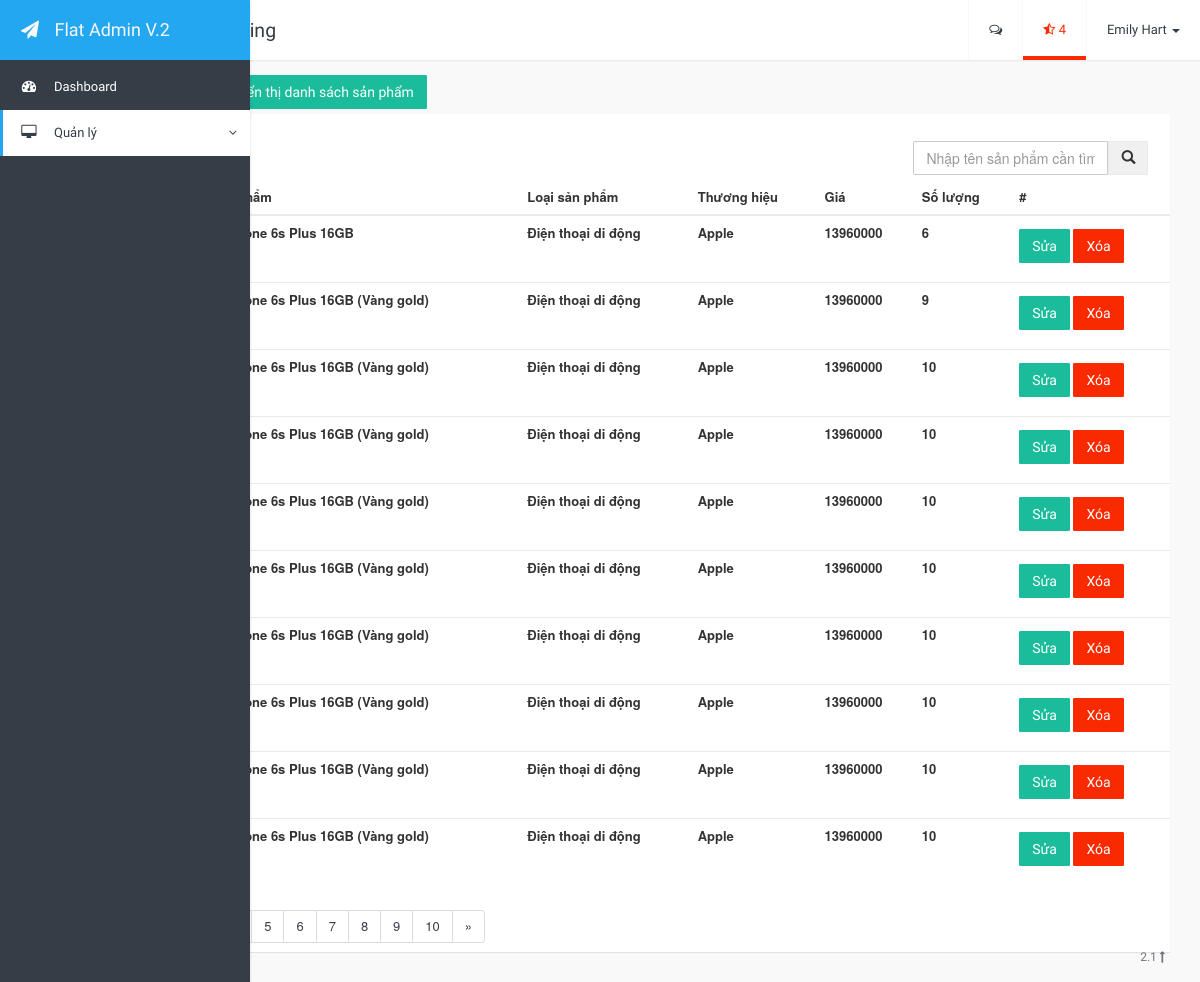
/PHP/weblazada/html/product_template.php?page=sanpham, run on the app's committed database.
### tables this page shows
CREATE TABLE SANPHAM(
	MASP INT AUTO_INCREMENT,
    TENSP NVARCHAR(200) DEFAULT NULL,
    GIA DECIMAL,
    ANHLON TEXT,
    ANHNHO TEXT,
    THONGTIN TEXT,
    SOLUONG INT,
    MALOAISP INT,
    MATHUONGHIEU INT,
	MANV INT NOT NULL,
	LUOTMUA INT,

    CONSTRAINT KHOACHINH_SANPHAM_MASP PRIMARY KEY (MASP),
    CONSTRAINT KHOANGOAI_SANPHAM_MALOAISP FOREIGN KEY (MALOAISP) REFERENCES LOAISANPHAM (MALOAISP),
  	CONSTRAINT KHOANGOAI_SANPHAM_MATHUONGHIEU FOREIGN KEY (MATHUONGHIEU) REFERENCES THUONGHIEU (MATHUONGHIEU)
);

CREATE TABLE LOAISANPHAM(
	MALOAISP INT AUTO_INCREMENT,
    TENLOAISP NVARCHAR(100),
    MALOAI_CHA INT,

    CONSTRAINT KHOACHINH_LOAISANPHAM_MALOAISP PRIMARY KEY (MALOAISP)
);

CREATE TABLE THUONGHIEU(
	MATHUONGHIEU INT AUTO_INCREMENT,
    TENTHUONGHIEU NVARCHAR(100),
    HINHTHUONGHIEU TEXT,
	LUOTMUA INT,

    CONSTRAINT KHOACHINH_THUONGHIEU_MATHUONGHIEU PRIMARY KEY (MATHUONGHIEU)
);

### PHP/weblazada/html/page_product/sanpham.php (the view, shortened to what this page needs)
<div>
	<a class="btn-hienthithemsanpham btn btn-success">Thêm sản phẩm</a>
	<a class="btn-hienthidanhsachsanpham btn btn-success">Hiển thị danh sách sản phẩm</a>
</div>
<div class="hienthisanpham">
	<div class="card">
		<div class="col-right">
			<table class="timkiem">
				<tr>
					<td><input type="text" class="form-control" id="txt-timkiemsanpham" placeholder="Nhập tên sản phẩm cần tìm"/></td>
					<td><button id="btn-timkiemsanpham" class="btn btn-default"><i class="glyphicon glyphicon-search"></i></button></td>
				</tr>
			</table>
		</div>
		<table class="table">
			<thead>
				<tr>
					<th>
					</th>
					<th>
						Tên sản phẩm
					</th>
					<th>
						Loại sản phẩm
					</th>
					<th>
						Thương hiệu
					</th>
					<th>
						Giá
					</th>
					<th>
						Số lượng
					</th>
					<th>
						#
					</th>
				</tr>
			</thead>
			<tbody>
				<?php LayDanhSachLoaiSanPhamLimit(0); ?>
			</tbody>
		</table>
		<div id="phantrangsanpham" data-tongsotrang=<?php LayTongSoTrang() ?>>
		</div>
	</div>
</div>
<?php
	function LayDanhSachLoaiSanPhamLimit($limit){
		global $conn;
		$truyvan = "SELECT * FROM sanpham sp, loaisanpham lsp, thuonghieu th WHERE sp.MALOAISP = lsp.MALOAISP AND sp.MATHUONGHIEU = th.MATHUONGHIEU LIMIT ".$limit.",10";
		$ketqua = mysqli_query($conn,$truyvan);
		if($ketqua){
			while ($dong = mysqli_fetch_array($ketqua)) {
				echo "<tr>";
				echo '<th class="anbutton" data-anhnho="'.$dong["ANHNHO"].'"</th>';
				echo '<th data-anhlon="'.$dong["ANHLON"].'"><img style="width:50px; height:50px" src="..'.$dong["ANHLON"].'" /> </th>';
				echo '<th data-tensp="'.$dong["TENSP"].'">'.$dong["TENSP"].'</th>';
				echo '<th data-maloaisp="'.$dong["MALOAISP"].'">'.$dong["TENLOAISP"].'</th>';
				echo '<th data-math="'.$dong["MATHUONGHIEU"].'">'.$dong["TENTHUONGHIEU"].'</th>';
				echo '<th data-gia="'.$dong["GIA"].'">'.$dong["GIA"].'</th>';
				echo '<th data-soluong="'.$dong["SOLUONG"].'">'.$dong["SOLUONG"].'</th>';
				echo '<th data-id="'.$dong["MASP"].'"><a class="btn btn-success btn-suasanpham">Sửa</a> <a class="btn btn-danger btn-xoasanpham">Xóa</a></th>';
				echo "</tr>";
			}
		}
	}
	function LayTongSoTrang(){
		global $conn;
		$truyvan = "SELECT * FROM sanpham";
		$ketqua = mysqli_query($conn,$truyvan);
		$tongsotrang = ceil(mysqli_num_rows($ketqua)/10);
		echo $tongsotrang;
	}
?>

### PHP/weblazada/html/product_template.php (shortened to what this page needs)
<!DOCTYPE html>
<html>
<head>
    <?php
        include '../config.php';
     ?>
</head>
<body class="flat-blue">
    <div class="app-container">
        <div class="row content-container">
            <nav id="navbar" class="navbar navbar-default navbar-fixed-top navbar-top">
                <div class="container-fluid">
                    <div class="navbar-header">
                        <button type="button" class="navbar-expand-toggle">
                        </button>
                        <ol class="breadcrumb navbar-breadcrumb">
                            <li>UI Kits</li>
                            <li class="active">Theming</li>
                        </ol>
                    </div>
                    <ul class="nav navbar-nav navbar-right">
                        <li class="dropdown">
                            <a href="#" class="dropdown-toggle" data-toggle="dropdown" role="button" aria-expanded="false"><i class="fa fa-comments-o"></i></a>
                        </li>
                        <li class="dropdown danger">
                            <a href="#" class="dropdown-toggle" data-toggle="dropdown" role="button" aria-expanded="false"><i class="fa fa-star-half-o"></i> 4</a>
                        </li>
                        <li class="dropdown profile">
                            <a href="#" class="dropdown-toggle" data-toggle="dropdown" role="button" aria-expanded="false">Emily Hart <span class="caret"></span></a>
                        </li>
                    </ul>
                </div>
            </nav>
            <div class="container-fluid">
                <div class="side-body">
                    <?php
                        switch ($_GET["page"]) {
                            case 'sanpham':
                                include 'page_product/sanpham.php';
                                break;
                        }
                     ?>
                </div>
            </div>
        <footer class="app-footer">
            <div class="wrapper">
                <span class="pull-right">2.1 <a href="#"><i class="fa fa-long-arrow-up"></i></a></span> © 2015 Copyright.
            </div>
        </footer>
</body>
</html>

### PHP/weblazada/css/style.css (style rules this page uses)
html { height: 100%; }
body { padding-top: 0px; height: 100%; position: relative; font-size: 13px; }
* { outline: none; }
a { text-decoration: none; }
.navbar { z-index: 10001; padding-left: 60px; -webkit-transition: all 0.25s; transition: all 0.25s; }
.navbar > .container, .navbar > .container-fluid { z-index: 10001; }
.navbar > .container .navbar-expand-toggle, .navbar > .container-fluid .navbar-expand-toggle { width: 60px; height: 60px; background-color: transparent; border: 0px; float: left; -moz-transition: all 0.25s linear; -webkit-transition: all 0.25s linear; transition: all 0.25s linear; opacity: 0.75; }
.navbar .navbar-breadcrumb { margin-left: 0px; background-color: transparent; padding: 0px; float: left; }
.navbar .navbar-breadcrumb > li { height: 60px; line-height: 60px; vertical-align: middle; font-family: 'Roboto Condensed', sans-serif; font-size: 1.5em; }
.navbar .navbar-nav > li > a { font-family: 'Roboto Condensed', sans-serif; height: 60px; line-height: 60px; padding: 0px 20px 0px 20px; }
.app-container { min-height: 100%; position: relative; padding-bottom: 30px; }
.app-container .app-footer { display: block; position: absolute; bottom: 0; right: 0; left: 65px; -webkit-transition: all 0.25s; transition: all 0.25s; font-size: 12px; font-family: 'Roboto Condensed', sans-serif; }
.app-container .app-footer .wrapper { padding: 10px 35px; padding-left: 25px; height: 50px; line-height: 50px; vertical-align: middle; }
.app-container .content-container { margin-right: 0; margin-left: 0; }
.app-container .content-container .side-menu { overflow-y: auto; z-index: 100000; position: fixed; width: 60px; height: 100%; -webkit-transition: all 0.25s; transition: all 0.25s; }
.app-container .content-container .side-menu .navbar-header { width: 100%; border-bottom: 0px solid #e7e7e7; }
.app-container .content-container .side-menu .navbar-header .navbar-brand { width: 455px; line-height: 60px; height: 60px; padding: 0; width: 100%; overflow: hidden; font-family: 'Roboto Condensed', sans-serif; }
.app-container .content-container .side-menu .navbar-header .navbar-brand .icon { width: 60px; text-align: center; display: inline-block; }
.app-container .content-container .side-menu .navbar-header .navbar-brand .title { margin-left: -10px; display: none; }
.app-container .content-container .side-menu .navbar { border: none; padding-left: 0px; }
.app-container .content-container .side-menu .navbar-nav li { display: block; width: 100%; overflow: hidden; }
.app-container .content-container .side-menu .navbar-nav li a { font-family: 'Roboto Condensed', sans-serif; padding: 0 10px 0 10px; height: 46px; line-height: 46px; display: block; white-space: nowrap; }
.app-container .content-container .side-menu .navbar-nav li a .icon { margin-left: 0px; width: 38px; text-align: center; font-size: 1.1em; display: inline-block; }
.app-container .content-container .side-menu .navbar-nav li a .title { width: 0px; white-space: nowrap; padding-left: 6px; display: none; }
.app-container .content-container .side-menu .navbar-nav li.dropdown { border: 0; margin-bottom: 0; border-radius: 0; box-shadow: none; }
.app-container .content-container .side-menu .navbar-nav li.dropdown > a:after { content: ""; position: absolute; right: 1em; }
.app-container .content-container .side-body { padding-top: 70px; }
.container-fluid > .navbar-collapse, .container-fluid > .navbar-header, .container > .navbar-collapse, .container > .navbar-header { margin-left: -15px; margin-right: -15px; }
.app-container .side-body { margin-left: 75px; margin-right: 15px; -webkit-transition: all 0.25s; transition: all 0.25s; }
.card { background-color: #FFF; border-radius: 1px; overflow: hidden; position: relative; }
.panel { border-radius: 1px; }
.btn { margin-top: 5px; margin-bottom: 5px; border-radius: 1px; border-width: 1px; font-family: 'Roboto Condensed', sans-serif; }
.form-control { border-radius: 1px; box-shadow: none; }
.breadcrumb { margin-bottom: 0; }
.breadcrumb > li + li:before { font-family: FontAwesome; content: '\f105'; margin-right: 3px; }

### PHP/weblazada/css/custom-style.css (style rules this page uses)
.col-right { float: right; margin: 2% 2% 0 0; }
.anbutton { display: none; }

### data on the page
sanpham: TENSP "Apple Iphone 6s Plus 16GB", MALOAISP.TENLOAISP "Điện thoại di động", MATHUONGHIEU.TENTHUONGHIEU "Apple", GIA "13960000", SOLUONG "6"
sanpham: TENSP "Apple Iphone 6s Plus 16GB (Vàng gold)", MALOAISP.TENLOAISP "Điện thoại di động", MATHUONGHIEU.TENTHUONGHIEU "Apple", GIA "13960000", SOLUONG "9"
sanpham: TENSP "Apple Iphone 6s Plus 16GB (Vàng gold)", MALOAISP.TENLOAISP "Điện thoại di động", MATHUONGHIEU.TENTHUONGHIEU "Apple", GIA "13960000", SOLUONG "10"
sanpham: TENSP "Apple Iphone 6s Plus 16GB (Vàng gold)", MALOAISP.TENLOAISP "Điện thoại di động", MATHUONGHIEU.TENTHUONGHIEU "Apple", GIA "13960000", SOLUONG "10"
sanpham: TENSP "Apple Iphone 6s Plus 16GB (Vàng gold)", MALOAISP.TENLOAISP "Điện thoại di động", MATHUONGHIEU.TENTHUONGHIEU "Apple", GIA "13960000", SOLUONG "10"
sanpham: TENSP "Apple Iphone 6s Plus 16GB (Vàng gold)", MALOAISP.TENLOAISP "Điện thoại di động", MATHUONGHIEU.TENTHUONGHIEU "Apple", GIA "13960000", SOLUONG "10"
sanpham: TENSP "Apple Iphone 6s Plus 16GB (Vàng gold)", MALOAISP.TENLOAISP "Điện thoại di động", MATHUONGHIEU.TENTHUONGHIEU "Apple", GIA "13960000", SOLUONG "10"
sanpham: TENSP "Apple Iphone 6s Plus 16GB (Vàng gold)", MALOAISP.TENLOAISP "Điện thoại di động", MATHUONGHIEU.TENTHUONGHIEU "Apple", GIA "13960000", SOLUONG "10"
sanpham: TENSP "Apple Iphone 6s Plus 16GB (Vàng gold)", MALOAISP.TENLOAISP "Điện thoại di động", MATHUONGHIEU.TENTHUONGHIEU "Apple", GIA "13960000", SOLUONG "10"
sanpham: TENSP "Apple Iphone 6s Plus 16GB (Vàng gold)", MALOAISP.TENLOAISP "Điện thoại di động", MATHUONGHIEU.TENTHUONGHIEU "Apple", GIA "13960000", SOLUONG "10"
